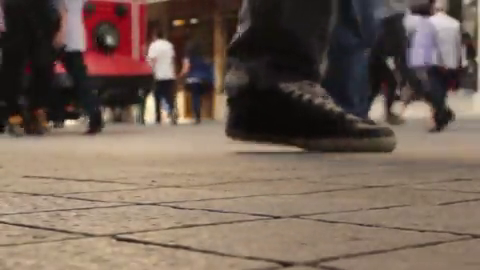
#> input picture frame 49 of visual/walk.mp4, 480 x 270 px
$ python basic_visual.py   (Python 2 division)
#> lines starting #> are read from the running program, lines starting #| are printed output that depends on the picture
import cv2
import numpy as np
from matplotlib import pyplot as plt

#Now All I can do is just settle down with plt and not mess with the window functions
#Totally pain in the ass

global p0
global old_img
global prvs
global hsv

# [73 lines left out: functions showPic, detectLines, detectCircles, light_motionEffects, not called in this run]


#TODO: Fine Tune those parameters, go read the documents for specific effects
def dense_montionEffects(img, which_frame, out):
    global hsv
    global prvs
    if(which_frame == 0):
        prvs = cv2.cvtColor(img ,cv2.COLOR_BGR2GRAY)
        hsv = np.zeros_like(img)
        hsv[...,1] = 255

    else:
        frame2 = img
        next = cv2.cvtColor(frame2,cv2.COLOR_BGR2GRAY)
        flow = cv2.calcOpticalFlowFarneback(prvs,next, None, 0.5, 3, 15, 3, 5, 1.2, 0)
        mag, ang = cv2.cartToPolar(flow[...,0], flow[...,1])
        hsv[...,0] = ang*180/np.pi/2
        hsv[...,2] = cv2.normalize(mag,None,0,255,cv2.NORM_MINMAX)
        rgb = cv2.cvtColor(hsv,cv2.COLOR_HSV2BGR)
        prvs = next
        out.write(rgb)
        # [8 lines of commented-out code are left out]


# [24 lines left out: functions feature_detection, feature_matching, not called in this run]
    # out.write(img3)


camera = cv2.VideoCapture("walk.mp4")
counter = 0
fourcc = cv2.VideoWriter_fourcc(*'avc1')
out = cv2.VideoWriter('output.avi',fourcc, 25.0, (480,270))


while True:
    grabbed, frame = camera.read()
#> frame is the input picture: shape (270, 480, 3); mean B, G, R 84.9, 96.6, 114.2
    print np.shape(frame)
#| (270, 480, 3)
    if grabbed:
        # cv2.imshow('image', frame)
        # detectLines(frame.copy())
        dense_montionEffects(frame, counter, out)
#> in dense_montionEffects, `prvs = cv2.cvtColor(img ,cv2.COLOR_BGR2GRAY)`:
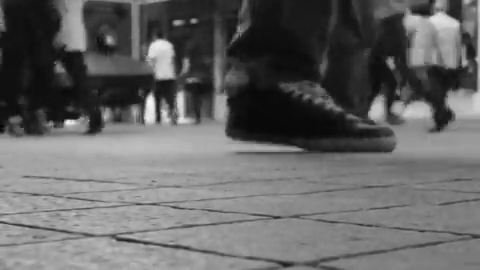
#> prvs: shape (270, 480); min 2, max 248, mean 100.5
        counter += 1
        # [4 lines of commented-out code are left out]
    else:
        print("No video feed available")


$ run again, starting later in the video
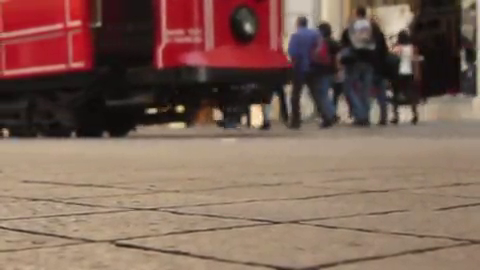
#> input picture frame 224 of visual/walk.mp4, 480 x 270 px
#> frame is the input picture: shape (270, 480, 3); mean B, G, R 86.6, 98.6, 126.4
#| (270, 480, 3)
#> in dense_montionEffects, `prvs = cv2.cvtColor(img ,cv2.COLOR_BGR2GRAY)`:
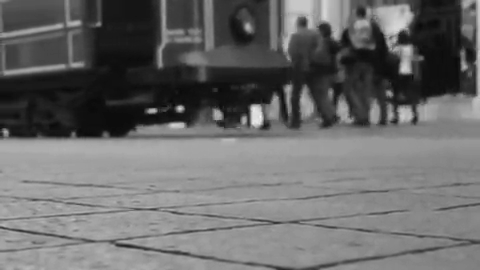
#> prvs: shape (270, 480); min 9, max 244, mean 105.5

$ run again, starting later in the video
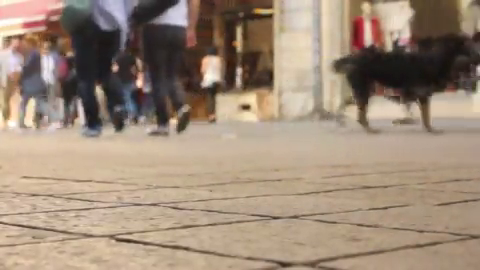
#> input picture frame 398 of visual/walk.mp4, 480 x 270 px
#> frame is the input picture: shape (270, 480, 3); mean B, G, R 120.8, 139, 158.5
#| (270, 480, 3)
#> in dense_montionEffects, `prvs = cv2.cvtColor(img ,cv2.COLOR_BGR2GRAY)`:
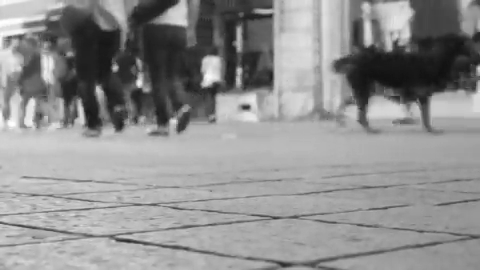
#> prvs: shape (270, 480); min 16, max 255, mean 142.7
